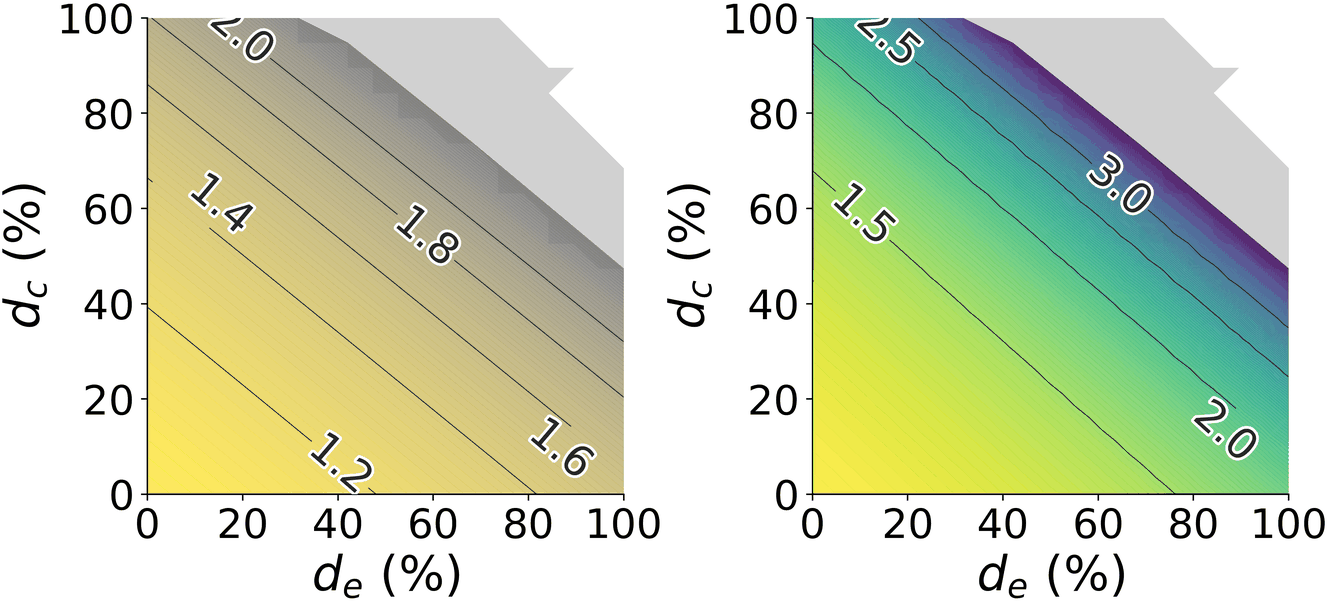
#> input picture paper/fig-param-s/asym-nu=1_alph=ON_zod=1.png, 1330 x 603 px, given as the content of the folder fig-param, which was not available
$ python shrink_maps.py
#> lines starting #> are read from the running program, lines starting #| are printed output that depends on the picture
"""Write reduced copies of the parametric maps (fig-param/*.png) to fig-param-s/, for
supplementary.tex. Each panel prints at 0.45 textwidth (~7.6 cm); at 1/3 of the original
width it keeps ~650 dpi at that size, and a 256-colour palette (no dithering) holds the
contour maps without visible change. The originals are not modified.

Run: python3 shrink_maps.py      (after the maps are regenerated)
     python3 shrink_maps.py ../aneurysm-knockout/s1/param-x/maps-s1b fig-param-s1b-s
                                  (maps of the article; the prefix "param_" of plot_maps_s1.py is dropped)
"""
import glob
import os
import sys

from PIL import Image

SRC, DST = (sys.argv[1], sys.argv[2]) if len(sys.argv) == 3 else ("fig-param", "fig-param-s")
SCALE = 1.0 / 3.0
os.makedirs(DST, exist_ok=True)
tot_in = tot_out = 0
for p in sorted(glob.glob(os.path.join(SRC, "*.png"))):
    name = os.path.basename(p)
    q = os.path.join(DST, name[len("param_"):] if name.startswith("param_") else name)
    im = Image.open(p)
#> im is the input picture: PIL image 1330x603 P; mean R, G, B 203.4, 214.2, 184.6
    w, h = im.size
#> w = 1330; h = 603
    im = im.convert("RGB").resize((round(w * SCALE), round(h * SCALE)), Image.LANCZOS)
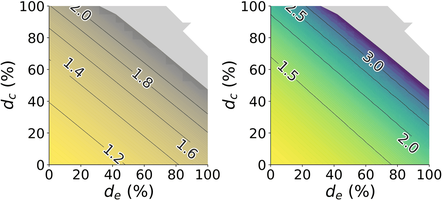
#> im: PIL image 443x201 RGB; mean R, G, B 202.9, 213.8, 184.2
    im.quantize(colors=256, method=Image.MEDIANCUT, dither=Image.NONE).save(q, optimize=True)
    tot_in += os.path.getsize(p)
    tot_out += os.path.getsize(q)
print(f"{DST}/: {tot_in / 1e6:.0f} MB -> {tot_out / 1e6:.1f} MB")

$ run again, on paper/fig-param-s/asym-nu=3_alph=ON_zod=1.6.png
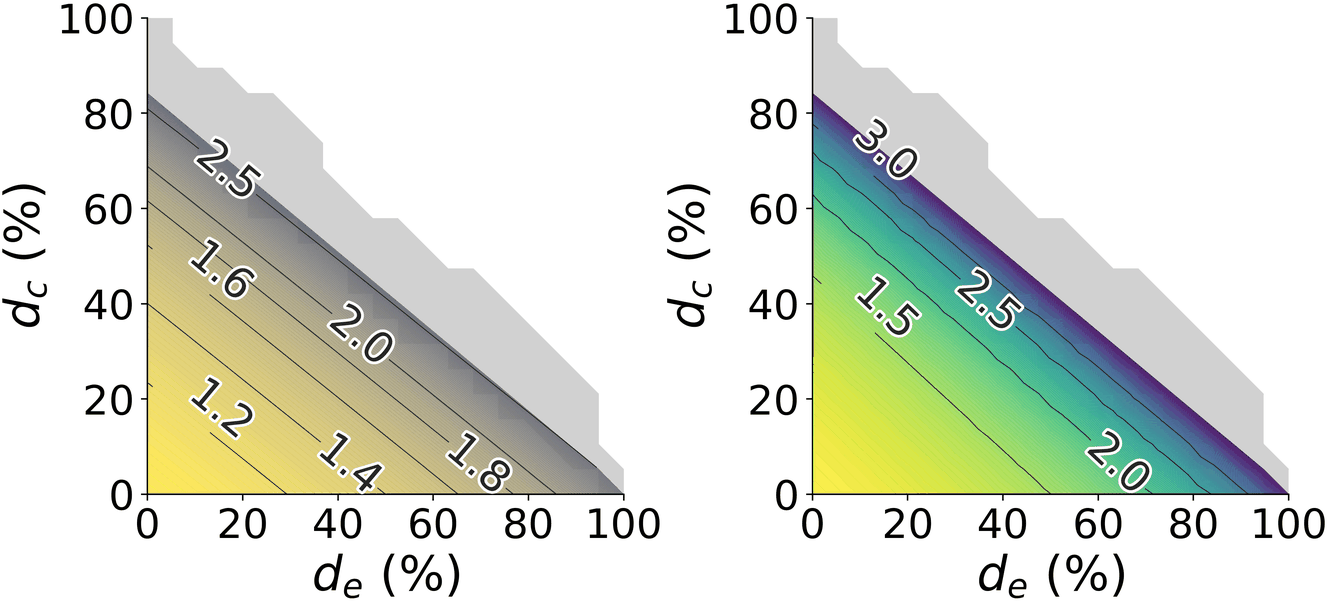
#> input picture paper/fig-param-s/asym-nu=3_alph=ON_zod=1.6.png, 1330 x 603 px, given as the content of the folder fig-param-s/asym-nu=3_alph=ON_zod=1.6.png, which was not available
#> im is the input picture: PIL image 1330x603 P; mean R, G, B 219.7, 224.9, 213.5
#> `im = im.convert("RGB").resize((round(w * SCALE), round(h * SCALE)), Im..`:
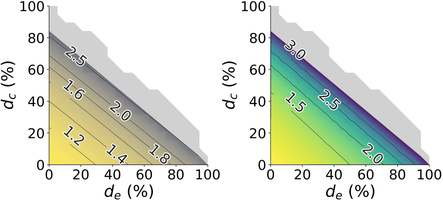
#> im: PIL image 443x201 RGB; mean R, G, B 219.2, 224.5, 213
